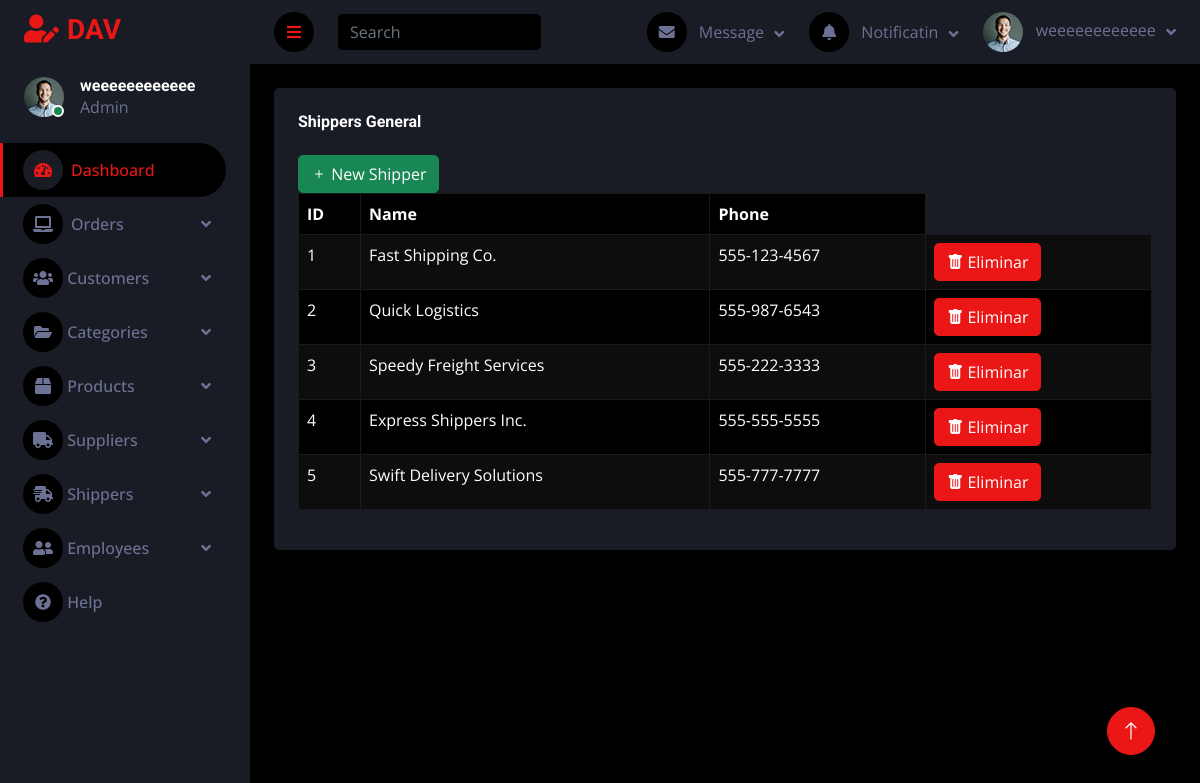
The page /z60list_shipper.php (signed in) on the database its author committed.
### tables this page shows
CREATE TABLE `user` (
  `user_id` int(11) NOT NULL,
  `username` varchar(255) NOT NULL,
  `password` varchar(255) NOT NULL,
  `email` varchar(255) NOT NULL,
  `state` enum('activo','eliminado') DEFAULT 'activo'
);

CREATE TABLE `shippers` (
  `shipper_id` int(11) NOT NULL,
  `company_name` varchar(255) NOT NULL,
  `phone` varchar(15) DEFAULT NULL,
  `state` enum('activo','eliminado') DEFAULT 'activo'
);

### z60list_shipper.php (the view, shortened to what this page needs)
<!DOCTYPE html>
<html lang="en">
<head>
    <link href="https://cdnjs.cloudflare.com/ajax/libs/font-awesome/5.10.0/css/all.min.css" rel="stylesheet">
    <link href="https://cdn.jsdelivr.net/npm/bootstrap-icons@1.4.1/font/bootstrap-icons.css" rel="stylesheet">
    <link href="lib/owlcarousel/assets/owl.carousel.min.css" rel="stylesheet">
    <link href="lib/tempusdominus/css/tempusdominus-bootstrap-4.min.css" rel="stylesheet" />
    <link href="css/bootstrap.min.css" rel="stylesheet">
    <link href="css/style.css" rel="stylesheet">
</head>
<body>
    <div class="container-fluid position-relative d-flex p-0">
        <div class="sidebar pe-4 pb-3">
            <nav class="navbar bg-secondary navbar-dark">
                <a href="index2.php" class="navbar-brand mx-4 mb-3">
                    <h3 class="text-primary"><i class="fa fa-user-edit me-2"></i>DAV</h3>
                </a>
                <div class="d-flex align-items-center ms-4 mb-4">
                    <div class="position-relative">
                        <img class="rounded-circle" src="img/user.jpg" alt="" style="width: 40px; height: 40px;">
                        <div class="bg-success rounded-circle border border-2 border-white position-absolute end-0 bottom-0 p-1"></div>
                    </div>
                    <div class="ms-3">
                        <h6 class="mb-0"><?php
                                    include 'sistem/data_base/conn.php';
                                    if (isset($_SESSION['user_id'])) {
                                        $userId = $_SESSION['user_id'];
                                        $sql = "SELECT username FROM user WHERE user_id = $userId";
                                        $result = mysqli_query($conn, $sql);
                                        if ($result) {
                                            $row = mysqli_fetch_assoc($result);
                                            $username = $row['username'];
                                            echo $username;
                                        } else {
                                            echo "Error al ejecutar la consulta: " . mysqli_error($conn);
                                        }
                                    } else {
                                        header("Location: index.html");
                                        exit();
                                    }
                                ?></h6>
                        <span>Admin</span>
                    </div>
                </div>
                <div class="navbar-nav w-100">
                    <a href="index2.php" class="nav-item nav-link active"><i class="fa fa-tachometer-alt me-2"></i>Dashboard</a>
                        <div class="nav-item dropdown">
                            <a href="#" class="nav-link dropdown-toggle" data-bs-toggle="dropdown"><i class="fa fa-laptop me-2"></i>Orders</a>
                        </div>
                        <div class="nav-item dropdown">
                            <a href="#" class="nav-link dropdown-toggle" data-bs-toggle="dropdown"><i class="fas fa-users"></i> Customers</a>
                        </div>
                        <div class="nav-item dropdown">
                            <a href="#" class="nav-link dropdown-toggle" data-bs-toggle="dropdown"><i class="fas fa-folder-open"></i> Categories</a>
                        </div>
                        <div class="nav-item dropdown">
                            <a href="#" class="nav-link dropdown-toggle" data-bs-toggle="dropdown"><i class="fas fa-box"></i> Products</a>
                        </div>
                        <div class="nav-item dropdown">
                            <a href="#" class="nav-link dropdown-toggle" data-bs-toggle="dropdown"><i class="fas fa-truck"></i> Suppliers</a>
                        </div>
                        <div class="nav-item dropdown">
                            <a href="#" class="nav-link dropdown-toggle" data-bs-toggle="dropdown"><i class="fas fa-shipping-fast"></i> Shippers</a>
                        </div>
                        <div class="nav-item dropdown">
                            <a href="#" class="nav-link dropdown-toggle" data-bs-toggle="dropdown"><i class="fas fa-user-friends"></i> Employees</a>
                        </div>
                        <a href="404.php" class="nav-item nav-link"><i class="fas fa-question-circle"></i> Help</a>
                        </div>
                    </div>
                </div>
        <div class="content">
            <nav class="navbar navbar-expand bg-secondary navbar-dark sticky-top px-4 py-0">
                <a href="#" class="sidebar-toggler flex-shrink-0">
                    <i class="fa fa-bars"></i>
                </a>
                <form class="d-none d-md-flex ms-4">
                    <input class="form-control bg-dark border-0" type="search" placeholder="Search">
                </form>
                <div class="navbar-nav align-items-center ms-auto">
                    <div class="nav-item dropdown">
                        <a href="#" class="nav-link dropdown-toggle" data-bs-toggle="dropdown">
                            <i class="fa fa-envelope me-lg-2"></i>
                            <span class="d-none d-lg-inline-flex">Message</span>
                        </a>
                    </div>
                    <div class="nav-item dropdown">
                        <a href="#" class="nav-link dropdown-toggle" data-bs-toggle="dropdown">
                            <i class="fa fa-bell me-lg-2"></i>
                            <span class="d-none d-lg-inline-flex">Notificatin</span>
                        </a>
                    </div>
                    <div class="nav-item dropdown">
                        <a href="#" class="nav-link dropdown-toggle" data-bs-toggle="dropdown">
                            <img class="rounded-circle me-lg-2" src="img/user.jpg" alt="" style="width: 40px; height: 40px;">
                            <span class="d-none d-lg-inline-flex">
                            <?php
                                    include 'sistem/data_base/conn.php';
                                    if (isset($_SESSION['user_id'])) {
                                        $userId = $_SESSION['user_id'];
                                        $sql = "SELECT username FROM user WHERE user_id = $userId";
                                        $result = mysqli_query($conn, $sql);
                                        if ($result) {
                                            $row = mysqli_fetch_assoc($result);
                                            $username = $row['username'];
                                            echo $username;
                                        } else {
                                            echo "Error al ejecutar la consulta: " . mysqli_error($conn);
                                        }
                                    } else {
                                        header("Location: index.html");
                                        exit();
                                    }
                                    ?>
                            </span>
                        </a>
                    </div>
                </div>
            </nav>
            <div class="container-fluid pt-4 px-4">
                <div class="row g-4">
                    <div class="col-sm-12 col-xl-35">
                        <div class="bg-secondary rounded h-100 p-4">
                            <h6 class="mb-4">Shippers General</h6>
                            <div class="d-flex justify-content-between align-items-center">
                                <a href="z61new_shipper.php" class="btn btn-success"><i class="bi bi-plus"></i> New Shipper</a>
                            </div>
                            <div class="table-responsive">
                                <table class="table table-bordered table-striped table-dark">
                                <thead>
                                        <tr>
                                            <th> ID</th>
                                            <th> Name</th>
                                            <th>Phone</th>
                                        </tr>
                                    </thead>
                                    <tbody>
                                    <?php
                                    include 'sistem/data_base/conn.php';
                                    $query = "SELECT * FROM shippers WHERE state = 'activo'";
                                    $result = mysqli_query($conn, $query);
                                    if (mysqli_num_rows($result) > 0) {
                                        while ($row = mysqli_fetch_assoc($result)) {
                                            echo "<tr>";
                                            echo "<td>" . $row['shipper_id'] . "</td>";
                                            echo "<td>" . $row['company_name'] . "</td>";
                                            echo "<td>" . $row['phone'] . "</td>";
                                            echo "<td>";
                                            echo "<form method='post' action='z53eliminar_supp.php'>";
                                            echo "<button type='button' class='btn btn-primary confirm-delete' data-orderid='" . $row['shipper_id'] . "'>";
                                            echo "<i class='bi bi-trash-fill'></i> Eliminar";
                                            echo "</button>";
                                            echo "</form>";
                                            echo "</div>";
                                        }
                                    } else {
                                        echo "<tr><td colspan='17'>No se encontraron órdenes en la base de datos.</td></tr>";
                                    }
                                    ?>
                            </div>
        <a href="#" class="btn btn-lg btn-primary btn-lg-square back-to-top"><i class="bi bi-arrow-up"></i></a>
</body>
</html>

### css/style.css (style rules this page uses)
:root { --primary: #EB1616; --secondary: #191C24; --light: #6C7293; --dark: #000000; }
.back-to-top { position: fixed; display: none; right: 45px; bottom: 45px; z-index: 99; }
.btn { transition: .5s; }
.btn-lg-square { width: 48px; height: 48px; }
.btn-square, .btn-sm-square, .btn-lg-square { padding: 0; display: inline-flex; align-items: center; justify-content: center; font-weight: normal; border-radius: 50px; }
.sidebar { position: fixed; top: 0; left: 0; bottom: 0; width: 250px; height: 100vh; overflow-y: auto; background: var(--secondary); transition: 0.5s; z-index: 999; }
.content { margin-left: 250px; min-height: 100vh; background: var(--dark); transition: 0.5s; }
@media (min-width: 992px) { .sidebar { margin-left: 0; } }
@media (min-width: 992px) { .content { width: calc(100% - 250px); } }
.sidebar .navbar .navbar-nav .nav-link { padding: 7px 20px; color: var(--light); font-weight: 500; border-left: 3px solid var(--secondary); border-radius: 0 30px 30px 0; outline: none; }
.sidebar .navbar .navbar-nav .nav-link:hover, .sidebar .navbar .navbar-nav .nav-link.active { color: var(--primary); background: var(--dark); border-color: var(--primary); }
.sidebar .navbar .navbar-nav .nav-link i { width: 40px; height: 40px; display: inline-flex; align-items: center; justify-content: center; background: var(--dark); border-radius: 40px; }
.sidebar .navbar .navbar-nav .nav-link:hover i, .sidebar .navbar .navbar-nav .nav-link.active i { background: var(--secondary); }
.sidebar .navbar .dropdown-toggle::after { position: absolute; top: 15px; right: 15px; border: none; content: "\f107"; font-family: "Font Awesome 5 Free"; font-weight: 900; transition: .5s; }
.content .navbar .navbar-nav .nav-link { margin-left: 25px; padding: 12px 0; color: var(--light); outline: none; }
.content .navbar .sidebar-toggler, .content .navbar .navbar-nav .nav-link i { width: 40px; height: 40px; display: inline-flex; align-items: center; justify-content: center; background: var(--dark); border-radius: 40px; }
.content .navbar .dropdown-toggle::after { margin-left: 6px; vertical-align: middle; border: none; content: "\f107"; font-family: "Font Awesome 5 Free"; font-weight: 900; transition: .5s; }

### rows shown on the page
user: username "weeeeeeeeeeee"
shippers: shipper_id "1", company_name "Fast Shipping Co.", phone "555-123-4567"
shippers: shipper_id "2", company_name "Quick Logistics", phone "555-987-6543"
shippers: shipper_id "3", company_name "Speedy Freight Services", phone "555-222-3333"
shippers: shipper_id "4", company_name "Express Shippers Inc.", phone "555-555-5555"
shippers: shipper_id "5", company_name "Swift Delivery Solutions", phone "555-777-7777"
